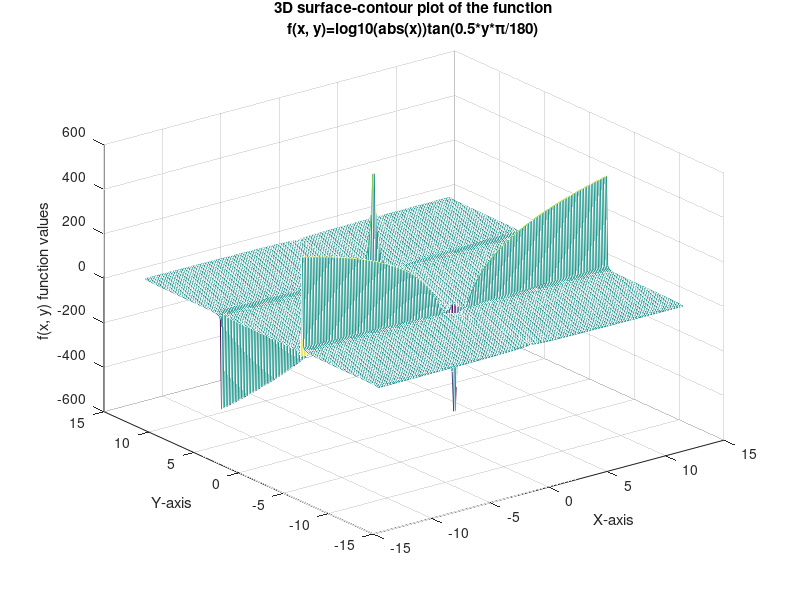

MATLAB code for this plot:
% Plot_EX27.m
for m=1:20
     [x, y]=meshgrid(linspace(-13, 13, 200));
     z=log10(abs(x)).*tan(m*y*pi/180);
     mesh(x, y, z)
     M(m)=getframe(gcf);
end
title({['3D surface-contour plot of the function' ],...
['f(x, y)=log10(abs(x))tan(0.5*y*\pi/180)']});
xlabel('X-axis'); ylabel('Y-axis');
zlabel('f(x, y) function values');
movie(M,2) % The plot movie is played twice
